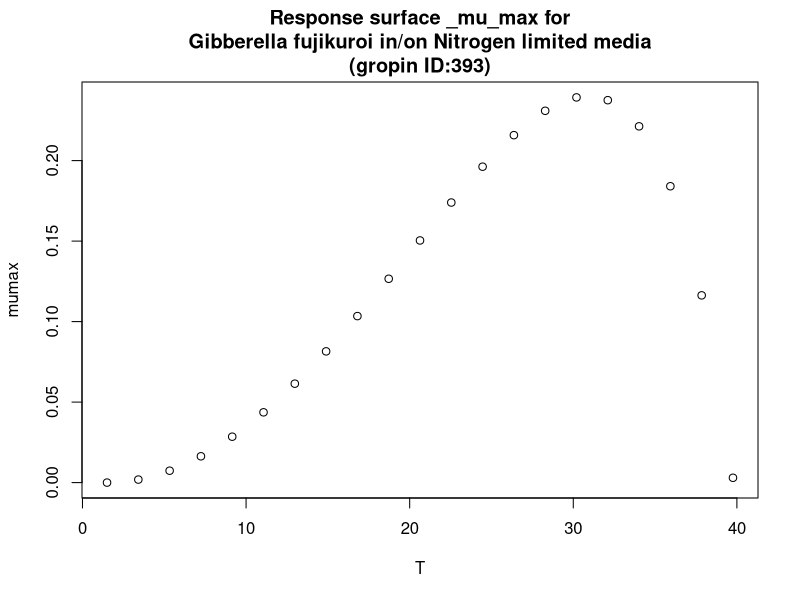

R code for this plot:
#############################
# start of Parameter script
#############################
T <- seq(1.5015,39.7602397602398,length.out=21)
#############################
# end of Parameter script
#############################
############################# 
# start of Model script Gropin ID 393 
#############################
 
# constant coefficients for this model
 
variables <- data.frame(T)
argumentsPar <- unique.data.frame(expand.grid(variables))
 
# heart of the model
response_surface <- function(T) {
   mumax <-(2.4*(10^-1)*(T-39.8)*((T-1.5)^2))/((30.9-1.5)*((30.9-1.5)*(T-30.9)-(30.9-39.8)*(30.9+1.5-2*T)))

	return(mumax=mumax)
} 

# output parameters
responseSurface <- cbind(argumentsPar,response_surface(argumentsPar['T']))
colnames(responseSurface) <- c(colnames(argumentsPar),'mumax')
#############################
# End of Model script
#############################
############################# 
# start of Visualisation script Gropin ID 393 
#############################
titleText <-'Response surface _mu_max for
Gibberella fujikuroi in/on Nitrogen limited media
(gropin ID:393)'
plot(T,responseSurface$'mumax',xlab='T',
                          ylab='mumax',main=titleText)
#############################
# End of Visualisation script
#############################
